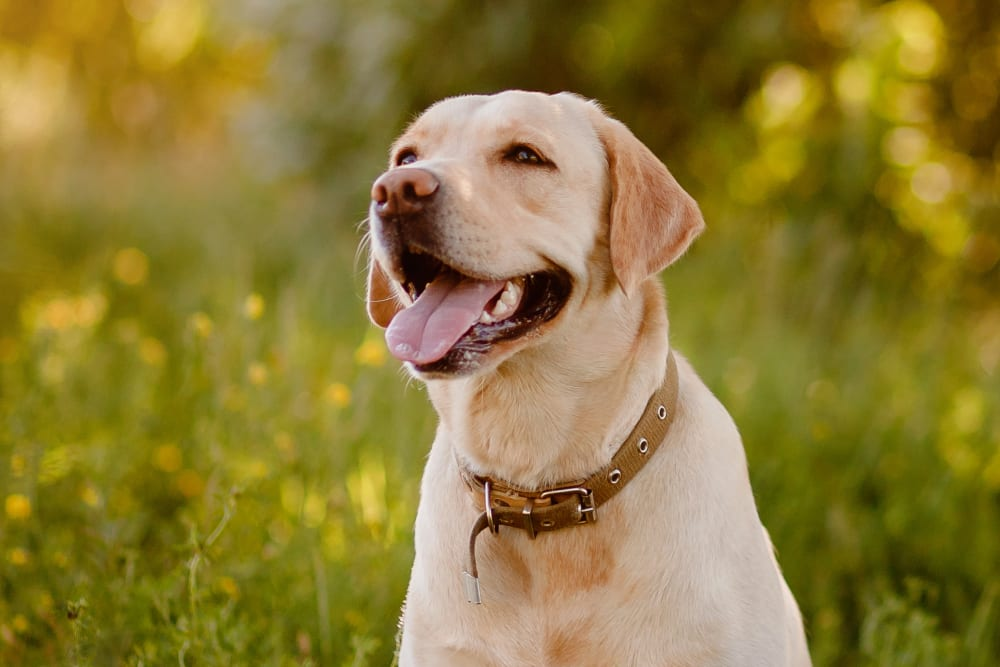
#> input picture dog.jpeg, 1000 x 667 px
$ jupyter execute 'sampling&EdgeDetection.ipynb'
#> lines starting #> are read from the running program, lines starting #| are printed output that depends on the picture
[cell 1]
import cv2
import numpy as np
import matplotlib.pyplot as plt

# Load image using OpenCV
image = cv2.imread('dog.jpeg', cv2.IMREAD_GRAYSCALE)  # Use IMREAD_COLOR if you want color
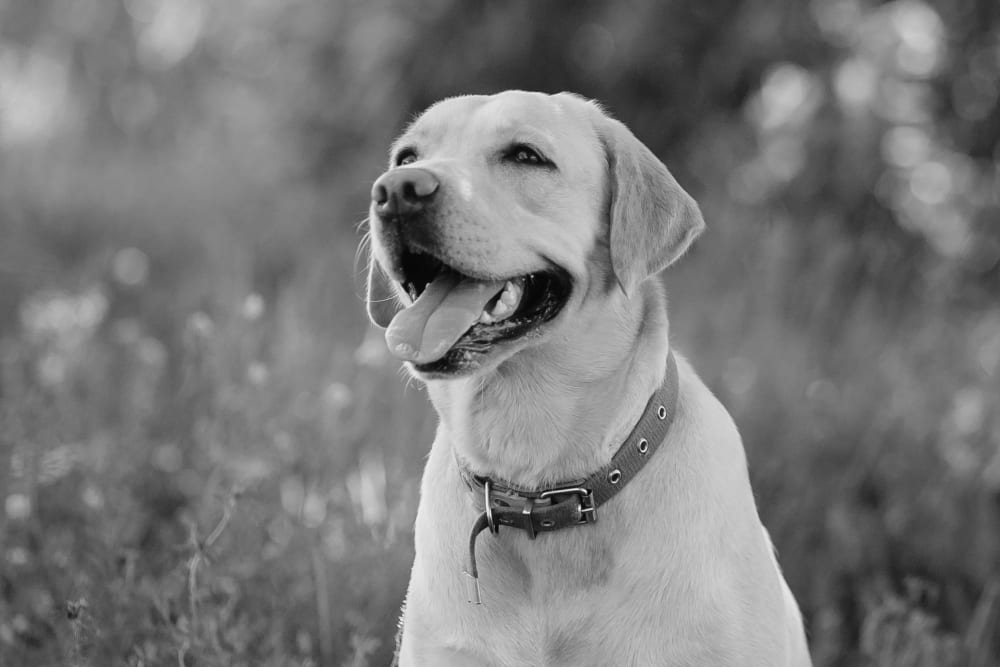
#> image: shape (667, 1000); min 0, max 250, mean 120.9

# Define scales
scales = [1, 0.5, 0.25, 0.125]

# Set up the figure
fig, axes = plt.subplots(1, len(scales), figsize=(16, 5))
fig.suptitle("Sub-sampling Visualization using cv2", fontsize=16)

# Loop through each scale and display
for i, scale in enumerate(scales):
    if scale == 1:
        downsampled = image
    else:
        width = int(image.shape[1] * scale)
        height = int(image.shape[0] * scale)
        downsampled = cv2.resize(image, (width, height), interpolation=cv2.INTER_AREA)

    axes[i].imshow(downsampled, cmap='gray')
    axes[i].set_title(f"Scale: {scale}")
    axes[i].axis('off')

plt.tight_layout()
plt.show()
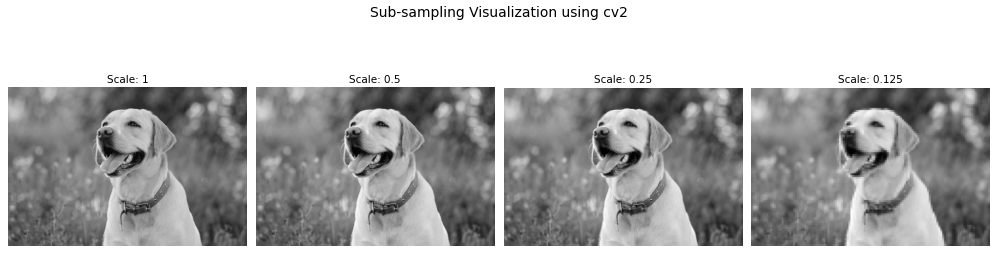
#> figure drawn by matplotlib, 4 panels

Aliasing

[cell 2]
import cv2
import numpy as np
import matplotlib.pyplot as plt

# Generate a high-frequency checkerboard pattern
def create_checkerboard(size=256, num_checks=32):
    row_check = np.kron([[1, 0] * (num_checks//2), [0, 1] * (num_checks//2)] * (num_checks//2),
                        np.ones((size // num_checks, size // num_checks)))
    return (row_check * 255).astype(np.uint8)

# Create the checkerboard image
checkerboard = create_checkerboard(size=256, num_checks=32)

# Downsample without anti-aliasing (simulate aliasing)
aliasing = checkerboard[::4, ::4]

# Downsample with anti-aliasing (blur before resize)
blurred = cv2.GaussianBlur(checkerboard, (5, 5), 0)
no_aliasing = cv2.resize(blurred, (checkerboard.shape[1]//4, checkerboard.shape[0]//4), interpolation=cv2.INTER_AREA)

# Plot
fig, axs = plt.subplots(1, 3, figsize=(15, 5))
axs[0].imshow(checkerboard, cmap='gray')
axs[0].set_title("Original Checkerboard")
axs[1].imshow(aliasing, cmap='gray')
axs[1].set_title("Aliased (No Blur)")
axs[2].imshow(no_aliasing, cmap='gray')
axs[2].set_title("Anti-Aliased (Blurred)")
for ax in axs:
    ax.axis('off')
plt.tight_layout()
plt.show()
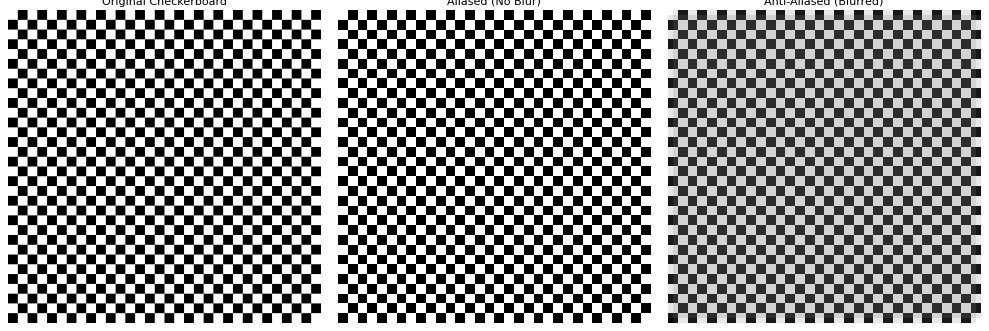
#> figure drawn by matplotlib, 3 panels

[cell 3]
# Resize factor (downsample by 4×)
scale = 0.25
new_size = (int(image.shape[1] * scale), int(image.shape[0] * scale))
#> new_size = (250, 166)

# 1. Naive Downsampling (aliasing)
aliasing = cv2.resize(image, new_size, interpolation=cv2.INTER_NEAREST)
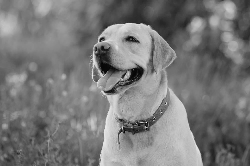
#> aliasing: shape (166, 250); min 0, max 245, mean 120.8

# 2. Anti-aliased Downsampling (Gaussian blur before resize)
blurred = cv2.GaussianBlur(image, (5, 5), 0)
no_aliasing = cv2.resize(blurred, new_size, interpolation=cv2.INTER_AREA)

# Plotting
fig, axs = plt.subplots(1, 3, figsize=(15, 5))
axs[0].imshow(image, cmap='gray')
axs[0].set_title("Original Image")
axs[1].imshow(aliasing, cmap='gray')
axs[1].set_title("Aliased (No Blur)")
axs[2].imshow(no_aliasing, cmap='gray')
axs[2].set_title("Anti-Aliased (Blurred)")
for ax in axs:
    ax.axis('off')
plt.tight_layout()
plt.show()

Interpolation

[cell 4]
import cv2
import matplotlib.pyplot as plt

# Downscale size (e.g., 0.25x)
scale = 0.25
new_size = (int(image.shape[1] * scale), int(image.shape[0] * scale))

# Resize using different interpolation methods
methods = {
    "Nearest (cv2.INTER_NEAREST)": cv2.INTER_NEAREST,
    "Bilinear (cv2.INTER_LINEAR)": cv2.INTER_LINEAR,
    "Area (cv2.INTER_AREA)": cv2.INTER_AREA,
    "Bicubic (cv2.INTER_CUBIC)": cv2.INTER_CUBIC,
    "Lanczos4 (cv2.INTER_LANCZOS4)": cv2.INTER_LANCZOS4
}

# Plot results
fig, axs = plt.subplots(1, len(methods)+1, figsize=(20, 5))
axs[0].imshow(image, cmap='gray')
axs[0].set_title("Original")
axs[0].axis('off')

for i, (name, method) in enumerate(methods.items(), start=1):
    resized = cv2.resize(image, new_size, interpolation=method)
    axs[i].imshow(resized, cmap='gray')
    axs[i].set_title(name)
    axs[i].axis('off')

plt.tight_layout()
plt.show()
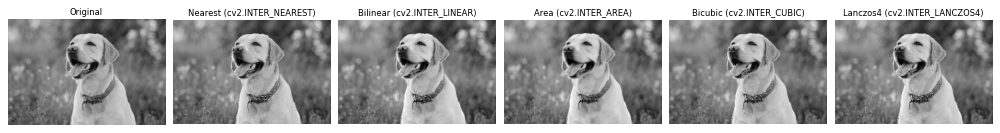
#> figure drawn by matplotlib, 6 panels
